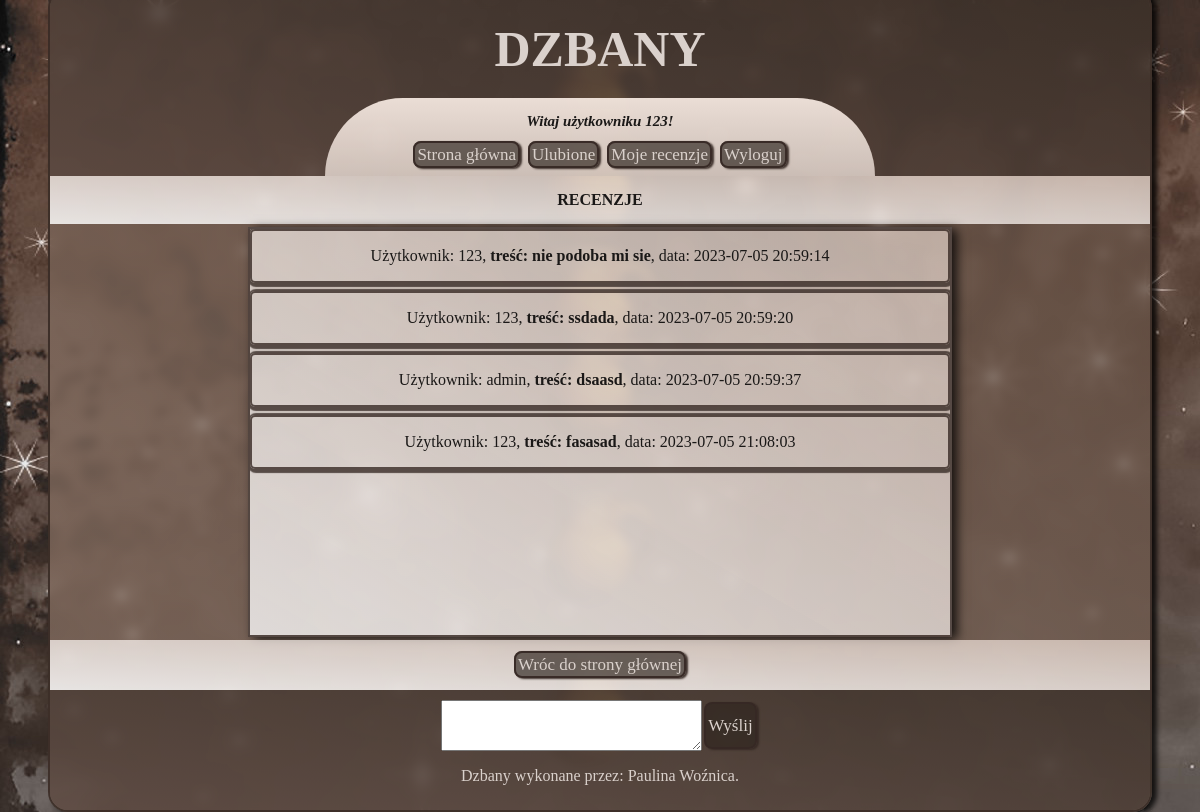
Page /listaZgloszen.php (signed in) on the committed database.
### tables this page shows
CREATE TABLE `zgloszenia` (
  `id` int(10) UNSIGNED NOT NULL,
  `idUzytkownika` int(10) UNSIGNED NOT NULL,
  `tresc` text NOT NULL,
  `data` timestamp NOT NULL DEFAULT current_timestamp() ON UPDATE current_timestamp()
);

CREATE TABLE `uzytkownicy` (
  `id` int(10) UNSIGNED NOT NULL,
  `login` varchar(50) NOT NULL,
  `haslo` varchar(50) NOT NULL,
  `email` varchar(50) NOT NULL,
  `rola` varchar(50) NOT NULL DEFAULT 'user',
  `data` timestamp NOT NULL DEFAULT current_timestamp() ON UPDATE current_timestamp()
);

### listaZgloszen.php (the view, shortened to what this page needs)
<!DOCTYPE html>
<html lang="pl">
<head>
    <link rel="stylesheet" href="style.css">
</head>
<body>
    <img src="tlo1.png" class="tlo_img">
    <img src="tlo1.png" class="tlo_img2">
    <img src="tlo1.png" class="tlo_img3">
    <img src="tlo1.png" class="tlo_img4">
    <img src="tlo1.png" class="tlo_img5">
    <div class="glowny">
        <header>
            <h1>DZBANY</h1>
            <?php include("powitanie.php");?>
        </header>
        <article>
            <h4 class="dolny_pasek">RECENZJE</h4>
            <div class="mojerecenzje">
                <div class="scroll_mojerecenzje">
                    <?php
                        $sql = "SELECT z.tresc,u.login,z.data FROM zgloszenia z,uzytkownicy u WHERE u.id=z.idUzytkownika";
                        $result = $conn->query($sql);
                        if ($result->num_rows > 0) {
                            while($row = $result->fetch_object()){
                                echo "<div>";
                                echo "<p>Użytkownik: $row->login, <b>treść: $row->tresc</b>, data: $row->data</p>";
                                echo "</div>";
                            }
                        }else{
                            echo "<div>Brak recenzji.</div>";
                        }
                    ?>
                </div>
            </div>
            <div class="dolny_pasek">
                <a href="index.php" class='przyciski'>Wróc do strony głównej</a>
            </div>
        </article>
    <footer>
        <?php include("stopka.php"); ?>
    </footer>
    </div>
</body>
</html>

### style.css (style rules this page uses)
html { height: 100%; }
body { background: linear-gradient(to right top, #ede3d7,#79675c); background-image: url(tlo.jpg); height: 100%; margin: 0px; display: flex; justify-content: center; align-items: center; overflow: hidden; }
.glowny { width: 1100px; height: 820px; background: linear-gradient(to right top, #887164c7,#614d41bd); overflow: auto; padding: 0px; border: #362924da 2px solid; border-radius: 20px; box-shadow: 5px 2px 5px #000000c9; display: flex; flex-direction: column; align-items: stretch; backdrop-filter: blur(5px); font-family: Georgia, 'Times New Roman', Times, serif; color: #1a1817;; }
.tlo_img { position: absolute; top:5%; animation: lataniewprawo 30s infinite linear; }
.tlo_img2 { position: absolute; top:60%; animation: lataniewprawo 15s infinite linear ; }
.tlo_img3 { position: absolute; top:30%; animation: lataniewprawo 20s infinite linear; }
.tlo_img4 { position: absolute; size: 400px; top:15%; animation: lataniewlewo 30s infinite linear; }
.tlo_img5 { position: absolute; top:40%; animation: lataniewlewo 15s infinite linear; }
img { height: 120px; }
header,footer { background: linear-gradient(to right top, #4e3d379f,#2e251fa9); padding: 10px; text-align: center; color: #dad1cc; padding-bottom: 0px; display: flex; flex-direction: column; align-items: center; }
header { height: 200px; justify-content: flex-end; }
footer { height: 100px; padding-bottom: 10px; }
h1 { font-size: 50px; margin: 20px; }
article { display: flex; flex-direction: column; }
.przyciski { text-decoration: none; background-color: #2e251fa9; color: #dad1cc; border: #362924f1 2px solid; padding: 2px; font-size: 17px; font-family: Georgia, 'Times New Roman', Times, serif; box-shadow: 2px 1px 2px #362924f1; margin: 2px; border-radius: 8px; }
.dolny_pasek { background: linear-gradient(to right top, #ffffffd3,#f7e7dea9); margin: 0px; padding: 15px; text-align: center; }
.scroll_szczegoly,.scroll_mojerecenzje { height: 100%; overflow-y: auto; overflow-x:hidden; background: linear-gradient(to right top, #ffffffc4,#f7e7de98); box-shadow: 5px 2px 10px #000000c9; border: #362924cc 2px solid; text-align: center; width: 550px; }
.szczegoly,.mojerecenzje { height: 406px; display: flex; align-items: center; justify-content: center; padding: 5px; }
.scroll_mojerecenzje { width: 700px; }
.scroll_mojerecenzje div { border: #362924cb 2px solid; border-radius: 5px; box-shadow: #362924cb 1px 1px 1px 3px; margin-bottom: 8px; }

### rows in the picture
zgloszenia: idUzytkownika.login "123", tresc "nie podoba mi sie", data "2023-07-05 20:59:14"
zgloszenia: idUzytkownika.login "123", tresc "ssdada", data "2023-07-05 20:59:20"
zgloszenia: idUzytkownika.login "admin", tresc "dsaasd", data "2023-07-05 20:59:37"
zgloszenia: idUzytkownika.login "123", tresc "fasasad", data "2023-07-05 21:08:03"

### other values in the picture
$_SESSION["login"] "123"
